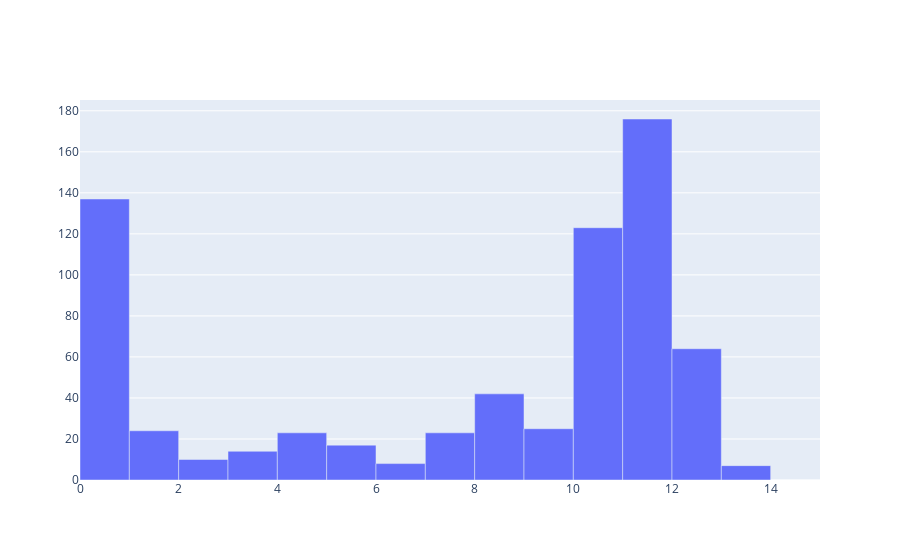

Source (notebook cell):
### Code cell
fig = go.Figure(data=[go.Bar(x=passengerspeed_midpts, y=passenger_counts, width=bin_width)])
fig.show()

### Figure 1 — Plotly figure (JSON) as saved in the notebook; plotly's stock layout.template omitted (floating-point values rounded to 4 significant figures)
{"data": [{"type": "bar", "width": 1, "x": [0.5, 1.5, 2.5, 3.5, 4.5, 5.5, 6.5, 7.5, 8.5, 9.5, 10.5, 11.5, 12.5, 13.5, 14.5], "y": [137, 24, 10, 14, 23, 17, 8, 23, 42, 25, 123, 176, 64, 7, 0]}], "layout": {}}
